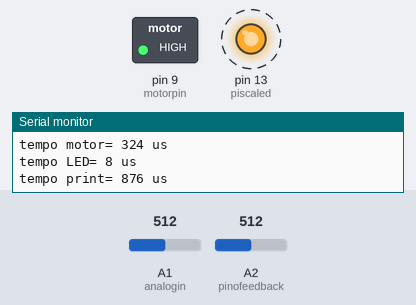
Simulated run of this sketch. Board: Arduino Uno, built with avr-gcc and run on an emulated ATmega328P. Parts: switched loads named in the sketch (green lamp = pin HIGH), output pins drawn as LEDs (lit = HIGH), the last lines printed to the serial monitor. Dashed ring = blinking. The test bench sets the inputs (shaded band); at power-on: A2 (pinofeedback) = 512, A1 (analogin) = 512.

Above: at 1.2 s.
1.3 s: A2 (pinofeedback) set to 531
At 3.4 s:
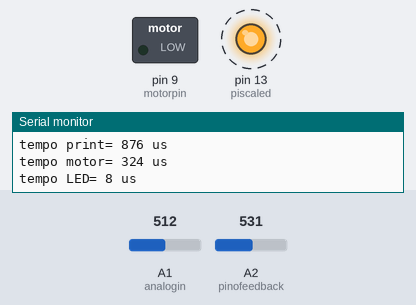
4.3 s: A2 (pinofeedback) set to 511
At 4.9 s:
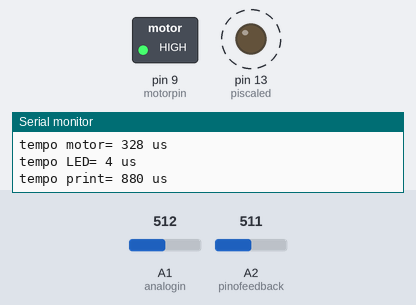
7.3 s: A2 (pinofeedback) set to 716
At 7.9 s:
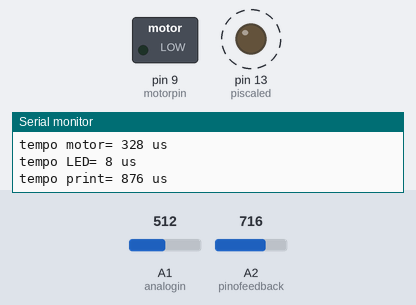
Timing chart, 0 to 16.3 s (numbered marks = the images above; inputs shaded):
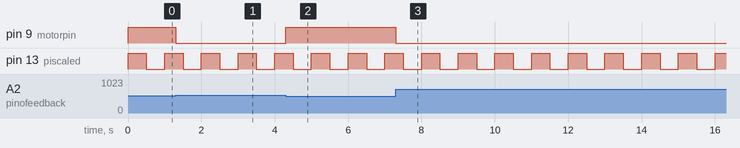

The sketch:

controle-liga-desliga-sistema-pendulo-helice-without-delay.ino
```cpp
/*
 * Controlador liga/desliga para um sistema pendulo-helice
 * Desenvolvido por Clovis Fritzen em 10/10/2016
 * Mais informacoes em www.FritzenLab.com.br
*/

/*
// Limites dos potenciômetros de feedback:

// Potenciômetro 1: total 10200 ohms, curso de 3670 até 5470 ohms.
//Limites: 35,98% até 53,62% (368 até 549)

// Potenciômetro 2: total 10280 ohms, curso de 3450 até 5430 ohms
//Limites: 33,56% até 52,82% (343 até 540)
*/


// Variables used to avoid using the delay function
unsigned long timet;
unsigned long tempoativo1inicio;
unsigned long tempoativo2inicio;
unsigned long tempoativo3inicio;
unsigned long tempoativo1final;
unsigned long tempoativo2final;
unsigned long tempoativo3final;
unsigned long tempototal1;
unsigned long tempototal2;
unsigned long tempototal3;

unsigned long previousTime;
unsigned long previousTime2;
unsigned long previousTime3;
boolean enterFunction= true;
boolean enterFunction2 = true;
boolean enterFunction3 = true;
//-----------------------

#define motorpin  9 // pino do PWM do motor
#define piscaled 13 // LED conectado ao pino 13 do Arduino
#define analogin A1 // potenciometro de referencia do usuário
#define pinofeedback A2 // potenciometro de realimentação de posição

long referenciaposicao; // Potenciometro que define a posição desejada pelo USUARIO
long percentualpwm; // Valor do PWM aplicado ao motor
long feedback; // realimentação da posição do motor
long percentualfeedback; // percentual da posição do motor
long percentualreferencia; // percentual da referencia do usuário
int erro = 0;
boolean ledState = false;

void setup() {
  // nothing happens in setup
  pinMode(motorpin, OUTPUT);
  pinMode(piscaled, OUTPUT);
  Serial.begin(115200);
}

void loop() {

   timet = micros();
  if (enterFunction == true){
    previousTime= timet;
    tempoativo1inicio= micros();
    //Serial.println(previousTime); // for debugging

    // Start your first code below
    //-----------------------


referenciaposicao = analogRead(analogin);
feedback = analogRead(pinofeedback);

percentualfeedback = map(feedback, 387, 650, 0.00, 100.00);
percentualreferencia = map(referenciaposicao, 0, 1023, 0.00, 100.00);


if (percentualfeedback >= percentualreferencia){
 digitalWrite(motorpin, LOW);
} else {
  digitalWrite(motorpin, HIGH);

}
  tempoativo1final= micros();
  tempototal1 = tempoativo1final - tempoativo1inicio;
  }

  //-----------------------
  // End of your first code

  //------------------------
  // Your second code (different timing) starts here

  if (enterFunction2 == true){
    previousTime2= timet;
    tempoativo2inicio= micros();
    //Serial.println(previousTime); // for debugging

    // Start your second code below
    //-----------------------


      if (ledState == false) {
      ledState = true;
      digitalWrite(piscaled, HIGH);
    } else {
      ledState = false;
      digitalWrite(piscaled, LOW);
    }

    tempoativo2final= micros();
    tempototal2 = tempoativo2final - tempoativo2inicio;
  }
  //-----------------------
  // End of your second code


//------------------------
  // Your third code (different timing) starts here

  if (enterFunction3 == true){
    previousTime3= timet;
    tempoativo3inicio= micros();

    // Start your third code below
    //-----------------------

    //Serial.print("Referencia");
    /*Serial.print(percentualreferencia);
    Serial.print(" ");
    //Serial.print("Realimentacao");
    Serial.println(percentualfeedback);*/
    Serial.print("tempo motor= ");
    Serial.print(tempototal1);
    Serial.println(" us");
    Serial.print("tempo LED= ");
    Serial.print(tempototal2);
    Serial.println(" us");
    Serial.print("tempo print= ");
    Serial.print(tempototal3);
    Serial.println(" us");
    tempoativo3final= micros();
    tempototal3 = tempoativo3final - tempoativo3inicio;
  }
  //-----------------------
  // End of your third code


  // The DELAY time is adjusted in the constant below >>
  if (timet - previousTime < 4999){ // 1 million microsencods= 1 second delay
    /* I have actually used 0.999990 seconds, in a trial to compensate the time that
       this IF function takes to be executed. this is really a point that
       need improvement in my code */
    enterFunction= false;
  }
  else {
    enterFunction= true;
  }

  if (timet - previousTime2 < 499999){ // 1 million microsencods= 1 second delay
    /* I have actually used 0.999990 seconds, in a trial to compensate the time that
       this IF function takes to be executed. this is really a point that
       need improvement in my code */
    enterFunction2= false;
  }
  else {
    enterFunction2= true;
  }

    // The DELAY time is adjusted in the constant below >>
  if (timet - previousTime3 < 29999){ // 1 million microsencods= 1 second delay
    /* I have actually used 0.999990 seconds, in a trial to compensate the time that
       this IF function takes to be executed. this is really a point that
       need improvement in my code */
    enterFunction3= false;
  }
  else {
    enterFunction3= true;
  }


}
```

Measured:
- the behaviour switches between 518 and 519 on A2 (pinofeedback) (found by bisection; images 0 and 1)
- after the input at 1.3 s, pin 9 (motorpin): HIGH → LOW at once
- after the input at 4.3 s, pin 9 (motorpin): LOW → HIGH at once
- after the input at 7.3 s, pin 9 (motorpin): HIGH → LOW at once
- by itself, pin 13 (piscaled): alternates HIGH for 0.50 s and LOW for 0.50 s
